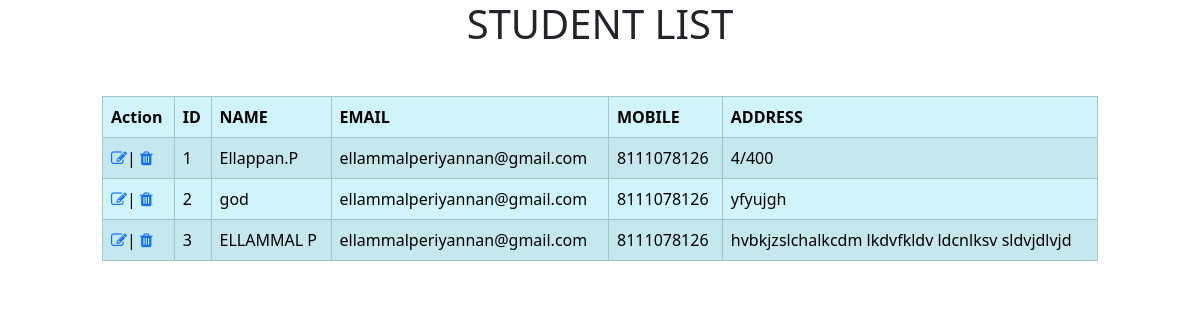
Page /show/ on the committed database.
### studentapp/models.py (models this page shows)
class studentData(models.Model):
    name=models.CharField(max_length=50)
    email=models.EmailField(max_length=100)
    mobile=models.BigIntegerField()
    address=models.CharField(max_length=200)

### studentapp/views.py (the view)
# urls.py: path('show/',views.show),
def show(request):
    data=studentData.objects.all()
    return render(request,'studentlist.html',{'list':data})

### studentapp/templates/studentlist.html (shortened to what this page needs)
<!DOCTYPE html>
<html lang="en">
<head>
    {% load static %}
    <link href="{% static 'css/font-awesome.min.css' %}" rel="stylesheet">
    <link href="https://cdn.jsdelivr.net/npm/bootstrap@5.3.7/dist/css/bootstrap.min.css" rel="stylesheet">
</head>
<body>
    <div class="row">
        <div class="col-md-10 offset-1">
            <h1 class="text-center">STUDENT LIST</h1>
            <table class="table table-striped table-bordered table-info table-hover mt-5 rounded">
                <thead>
                    <tr>
                        <th>Action</th>
                        <th>ID</th>
                        <th>NAME</th>
                        <th>EMAIL</th>
                        <th>MOBILE</th>
                        <th>ADDRESS</th>
                    </tr>
                </thead>
                <tbody>
                    {% for data in list %}
                    <tr>
                        <td>
                            <a href="edit/<int:a>"><i class="fa fa-pencil-square-o"></i></a>|
                            <a href="delete/<int:a>"><i class="fa fa-trash"></i></a>
                        </td>
                        <td>{{data.id}}</td>
                        <td>{{data.name}}</td>
                        <td>{{data.email}}</td>
                        <td>{{data.mobile}}</td>
                        <td>{{data.address}}</td>
                    </tr>
                    {% endfor %}
                </tbody>
            </table>
        </div>
    </div>
</body>
</html>

### rows in the picture
studentData: id "1", name "Ellappan.P", email "ellammalperiyannan@gmail.com", mobile "8111078126", address "4/400"
studentData: id "2", name "god", email "ellammalperiyannan@gmail.com", mobile "8111078126", address "yfyujgh"
studentData: id "3", name "ELLAMMAL P", email "ellammalperiyannan@gmail.com", mobile "8111078126", address "hvbkjzslchalkcdm lkdvfkldv ldcnlksv sldvjdlvjd"
